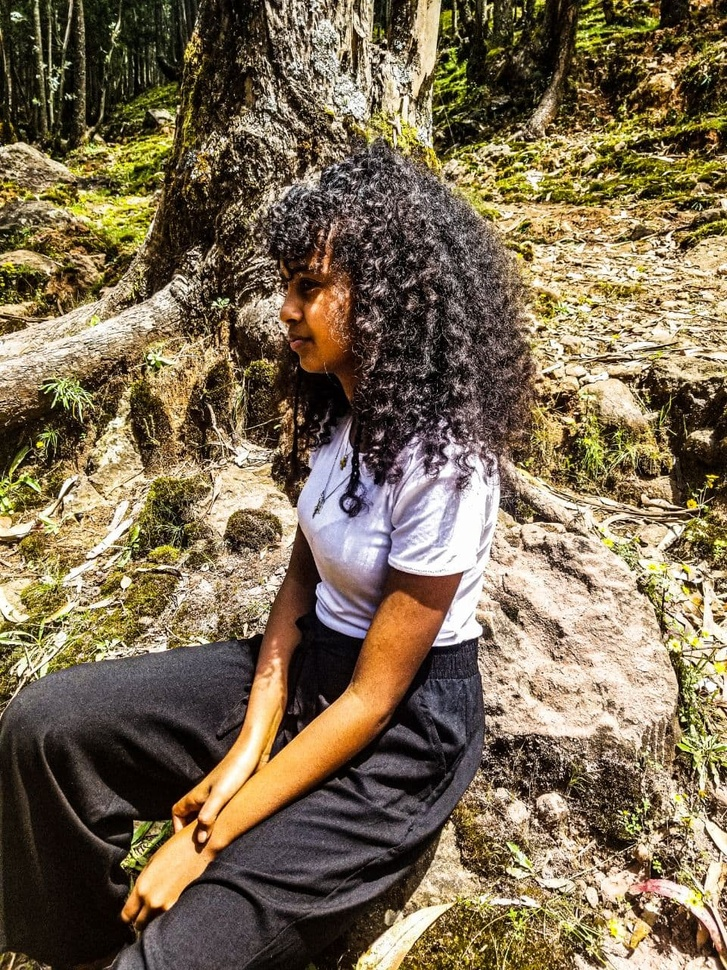
#> input picture fira-code/chapter_7/images/hilu.jpg, 727 x 970 px, shrunk from 960 x 1280 before the run
$ python equalize.py --image images/hilu.jpg
#> lines starting #> are read from the running program, lines starting #| are printed output that depends on the picture
import numpy as np
import cv2
import argparse
import imutils
from matplotlib import pyplot as plt

ap = argparse.ArgumentParser()
ap.add_argument("-i", "--image", required=True,
                help="Path to image file")

args = vars(ap.parse_args())

image = cv2.imread(args['image'])
#> image is the input picture: shape (970, 727, 3); mean B, G, R 82.4, 107.3, 123.1
image = cv2.cvtColor(image, cv2.COLOR_BGR2GRAY)
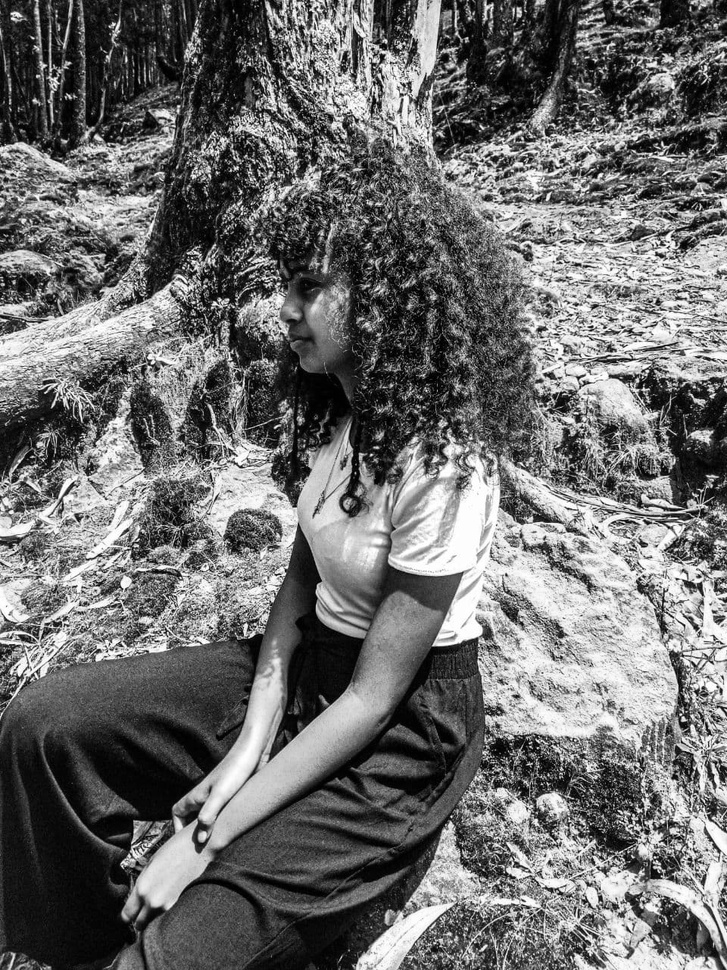
#> image: shape (970, 727); min 0, max 255, mean 109.2

equalized = cv2.equalizeHist(image)
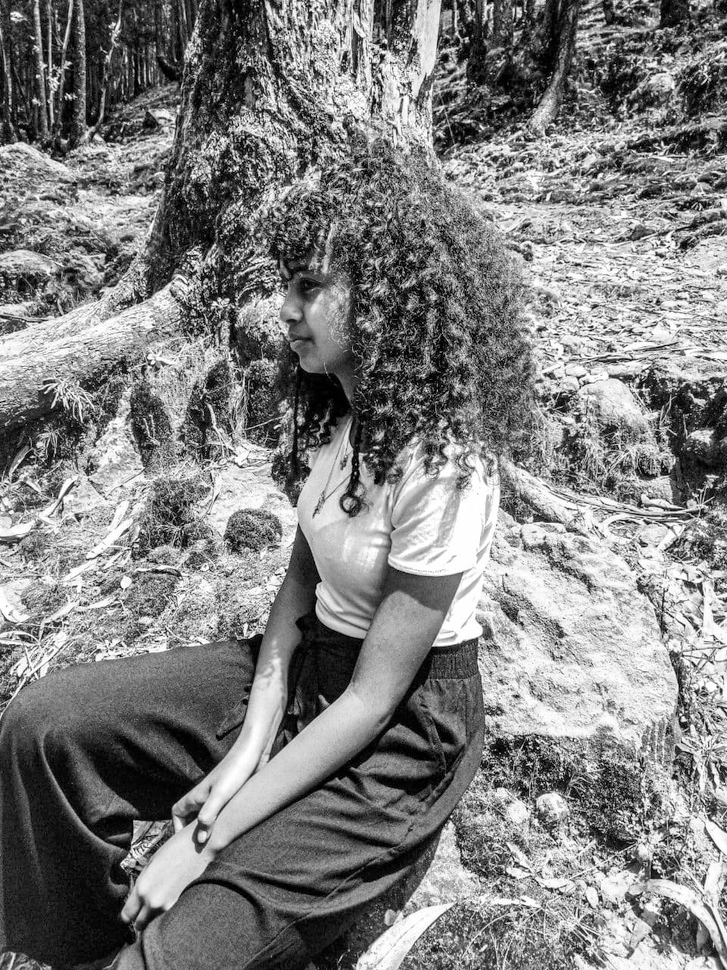
#> equalized: shape (970, 727); min 0, max 255, mean 127.9

cv2.imshow("Histogram Equalization", np.hstack([image, equalized]))
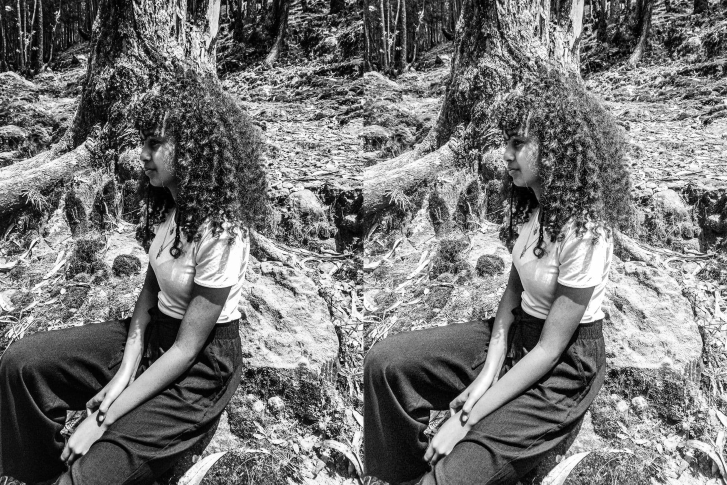
#> window 'Histogram Equalization': shape (970, 1454) (shown at 1/2 size); min 0, max 255, mean 118.5


#> (the run stopped early here; a loop or call above may not have finished)

$ run again, on fira-code/chapter_7/images/wave.png
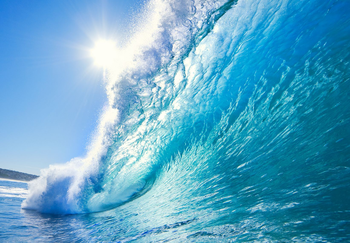
#> input picture fira-code/chapter_7/images/wave.png, 350 x 243 px
#> image is the input picture: shape (243, 350, 3); mean B, G, R 199.1, 166.5, 93.5
#> image: shape (243, 350)
#> `equalized = cv2.equalizeHist(image)`:
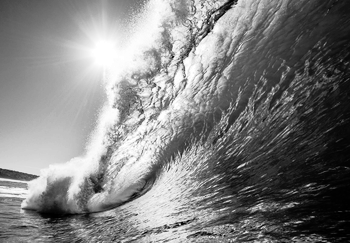
#> equalized: shape (243, 350); min 0, max 255, mean 128.2
#> `cv2.imshow("Histogram Equalization", np.hstack([image, equalized]))`:
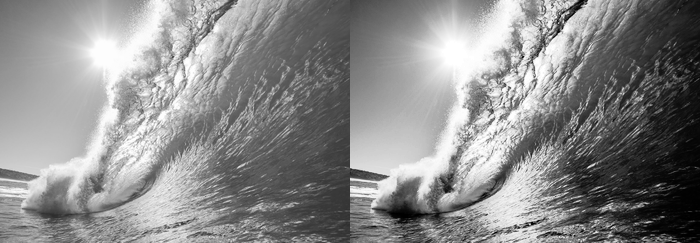
#> window 'Histogram Equalization': shape (243, 700); min 0, max 255, mean 138.3
